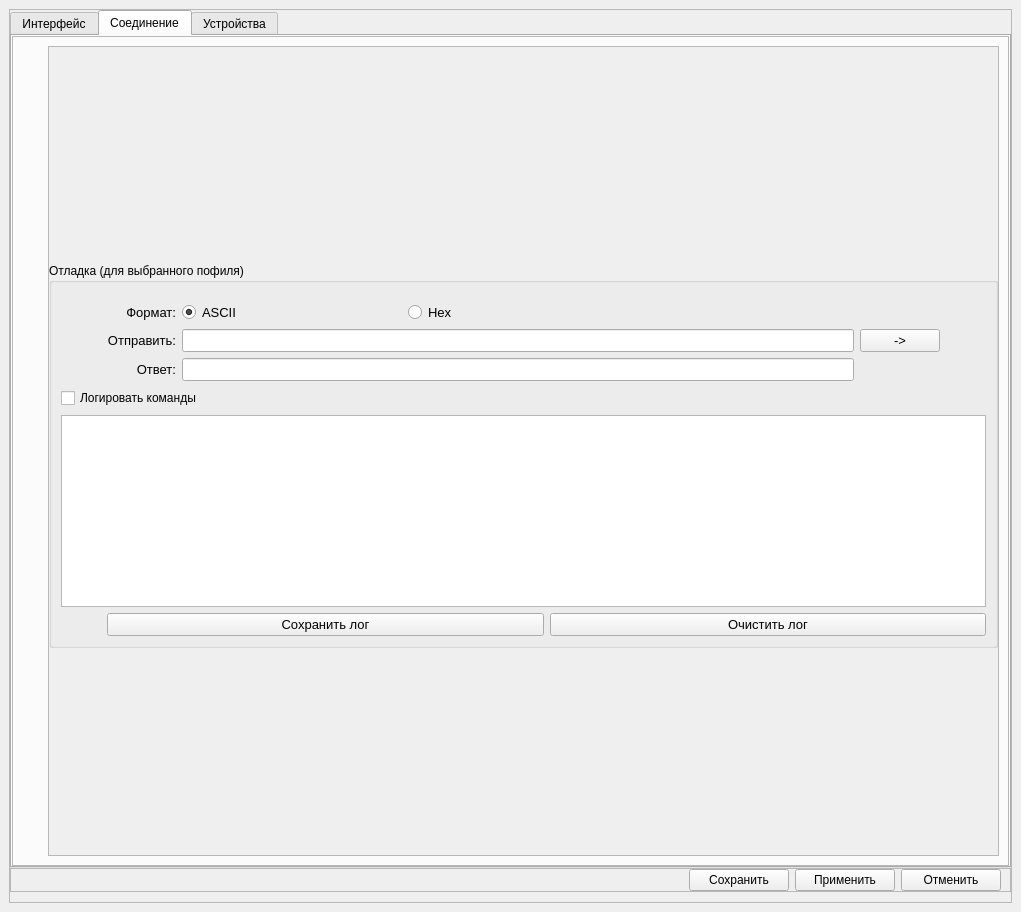
<?xml version="1.0" encoding="UTF-8"?>
<ui version="4.0">
 <class>setting_window</class>
 <widget class="QMainWindow" name="setting_window">
  <property name="geometry">
   <rect>
    <x>0</x>
    <y>0</y>
    <width>1021</width>
    <height>912</height>
   </rect>
  </property>
  <property name="windowTitle">
   <string>Настройки</string>
  </property>
  <property name="styleSheet">
   <string notr="true"/>
  </property>
  <widget class="QWidget" name="centralwidget">
   <property name="styleSheet">
    <string notr="true"/>
   </property>
   <layout class="QGridLayout" name="gridLayout">
    <item row="0" column="0" colspan="2">
     <widget class="QFrame" name="SettingsMain_frame">
      <property name="frameShape">
       <enum>QFrame::StyledPanel</enum>
      </property>
      <property name="frameShadow">
       <enum>QFrame::Raised</enum>
      </property>
      <layout class="QGridLayout" name="gridLayout_6">
       <property name="leftMargin">
        <number>0</number>
       </property>
       <property name="topMargin">
        <number>0</number>
       </property>
       <property name="rightMargin">
        <number>0</number>
       </property>
       <property name="bottomMargin">
        <number>10</number>
       </property>
       <property name="spacing">
        <number>0</number>
       </property>
       <item row="1" column="0">
        <widget class="QFrame" name="frame">
         <property name="frameShape">
          <enum>QFrame::StyledPanel</enum>
         </property>
         <property name="frameShadow">
          <enum>QFrame::Raised</enum>
         </property>
         <layout class="QGridLayout" name="gridLayout_16">
          <property name="topMargin">
           <number>0</number>
          </property>
          <property name="bottomMargin">
           <number>0</number>
          </property>
          <item row="0" column="3">
           <widget class="QPushButton" name="cancel_button">
            <property name="minimumSize">
             <size>
              <width>100</width>
              <height>22</height>
             </size>
            </property>
            <property name="maximumSize">
             <size>
              <width>100</width>
              <height>22</height>
             </size>
            </property>
            <property name="text">
             <string>Отменить</string>
            </property>
           </widget>
          </item>
          <item row="0" column="1">
           <widget class="QPushButton" name="save_button">
            <property name="minimumSize">
             <size>
              <width>100</width>
              <height>22</height>
             </size>
            </property>
            <property name="maximumSize">
             <size>
              <width>100</width>
              <height>22</height>
             </size>
            </property>
            <property name="text">
             <string>Сохранить</string>
            </property>
           </widget>
          </item>
          <item row="0" column="2">
           <widget class="QPushButton" name="apply_button">
            <property name="minimumSize">
             <size>
              <width>100</width>
              <height>22</height>
             </size>
            </property>
            <property name="maximumSize">
             <size>
              <width>100</width>
              <height>22</height>
             </size>
            </property>
            <property name="text">
             <string>Применить</string>
            </property>
           </widget>
          </item>
          <item row="0" column="0">
           <spacer name="horizontalSpacer">
            <property name="orientation">
             <enum>Qt::Horizontal</enum>
            </property>
            <property name="sizeHint" stdset="0">
             <size>
              <width>40</width>
              <height>20</height>
             </size>
            </property>
           </spacer>
          </item>
         </layout>
        </widget>
       </item>
       <item row="0" column="0" colspan="6">
        <widget class="QTabWidget" name="settings_tabWidget">
         <property name="styleSheet">
          <string notr="true"/>
         </property>
         <property name="currentIndex">
          <number>1</number>
         </property>
         <widget class="QWidget" name="interface_widget">
          <property name="accessibleName">
           <string/>
          </property>
          <attribute name="title">
           <string>Интерфейс</string>
          </attribute>
          <layout class="QGridLayout" name="gridLayout_5">
           <property name="leftMargin">
            <number>0</number>
           </property>
           <property name="topMargin">
            <number>0</number>
           </property>
           <property name="rightMargin">
            <number>0</number>
           </property>
           <property name="bottomMargin">
            <number>0</number>
           </property>
           <property name="spacing">
            <number>0</number>
           </property>
           <item row="0" column="0">
            <widget class="QFrame" name="interface_frame">
             <property name="styleSheet">
              <string notr="true"/>
             </property>
             <property name="frameShape">
              <enum>QFrame::StyledPanel</enum>
             </property>
             <property name="frameShadow">
              <enum>QFrame::Raised</enum>
             </property>
             <layout class="QGridLayout" name="gridLayout_11">
              <item row="0" column="0">
               <spacer name="verticalSpacer_5">
                <property name="orientation">
                 <enum>Qt::Vertical</enum>
                </property>
                <property name="sizeType">
                 <enum>QSizePolicy::Fixed</enum>
                </property>
                <property name="sizeHint" stdset="0">
                 <size>
                  <width>9</width>
                  <height>3</height>
                 </size>
                </property>
               </spacer>
              </item>
              <item row="1" column="0">
               <widget class="QGroupBox" name="groupBox_4">
                <property name="sizePolicy">
                 <sizepolicy hsizetype="Preferred" vsizetype="Preferred">
                  <horstretch>0</horstretch>
                  <verstretch>1</verstretch>
                 </sizepolicy>
                </property>
                <property name="styleSheet">
                 <string notr="true">QGroupBox { 
    border: none; 
    padding-top: 0px;
    margin-top: 0px;
}
QGroupBox::title {
    height: 0px;
    padding: 0px;
    margin: 0px;
}</string>
                </property>
                <property name="title">
                 <string/>
                </property>
                <layout class="QGridLayout" name="gridLayout_20">
                 <item row="0" column="0">
                  <widget class="QListWidget" name="listWidget"/>
                 </item>
                </layout>
               </widget>
              </item>
              <item row="2" column="0">
               <spacer name="verticalSpacer_6">
                <property name="orientation">
                 <enum>Qt::Vertical</enum>
                </property>
                <property name="sizeType">
                 <enum>QSizePolicy::Fixed</enum>
                </property>
                <property name="sizeHint" stdset="0">
                 <size>
                  <width>9</width>
                  <height>3</height>
                 </size>
                </property>
               </spacer>
              </item>
              <item row="0" column="1" rowspan="3">
               <widget class="QScrollArea" name="scrollArea_3">
                <property name="sizePolicy">
                 <sizepolicy hsizetype="Expanding" vsizetype="Expanding">
                  <horstretch>1</horstretch>
                  <verstretch>0</verstretch>
                 </sizepolicy>
                </property>
                <property name="styleSheet">
                 <string notr="true"/>
                </property>
                <property name="widgetResizable">
                 <bool>true</bool>
                </property>
                <widget class="QWidget" name="scrollAreaWidgetContents_3">
                 <property name="geometry">
                  <rect>
                   <x>0</x>
                   <y>0</y>
                   <width>693</width>
                   <height>810</height>
                  </rect>
                 </property>
                 <property name="styleSheet">
                  <string notr="true"/>
                 </property>
                 <layout class="QGridLayout" name="gridLayout_19">
                  <item row="0" column="0">
                   <widget class="QStackedWidget" name="stackedWidget">
                    <property name="styleSheet">
                     <string notr="true"/>
                    </property>
                   </widget>
                  </item>
                 </layout>
                </widget>
               </widget>
              </item>
             </layout>
            </widget>
           </item>
          </layout>
         </widget>
         <widget class="QWidget" name="connection_widget">
          <attribute name="title">
           <string>Соединение</string>
          </attribute>
          <layout class="QGridLayout" name="gridLayout_4">
           <property name="leftMargin">
            <number>0</number>
           </property>
           <property name="topMargin">
            <number>0</number>
           </property>
           <property name="rightMargin">
            <number>0</number>
           </property>
           <property name="bottomMargin">
            <number>0</number>
           </property>
           <property name="spacing">
            <number>0</number>
           </property>
           <item row="0" column="0">
            <widget class="QFrame" name="connection_frame">
             <property name="styleSheet">
              <string notr="true"/>
             </property>
             <property name="frameShape">
              <enum>QFrame::StyledPanel</enum>
             </property>
             <property name="frameShadow">
              <enum>QFrame::Raised</enum>
             </property>
             <layout class="QGridLayout" name="gridLayout_10">
              <item row="1" column="0">
               <widget class="QGroupBox" name="groupBox">
                <property name="styleSheet">
                 <string notr="true">QGroupBox { 
    border: none; 
    padding-top: 0px;
    margin-top: 0px;
}
QGroupBox::title {
    height: 0px;
    padding: 0px;
    margin: 0px;
}</string>
                </property>
                <property name="title">
                 <string notr="true"/>
                </property>
                <property name="flat">
                 <bool>true</bool>
                </property>
                <layout class="QGridLayout" name="gridLayout_18">
                 <property name="leftMargin">
                  <number>0</number>
                 </property>
                 <property name="topMargin">
                  <number>0</number>
                 </property>
                 <property name="rightMargin">
                  <number>0</number>
                 </property>
                 <property name="bottomMargin">
                  <number>0</number>
                 </property>
                 <property name="spacing">
                  <number>0</number>
                 </property>
                 <item row="0" column="0">
                  <widget class="QWidget" name="profile_listWidget" native="true">
                   <property name="minimumSize">
                    <size>
                     <width>0</width>
                     <height>0</height>
                    </size>
                   </property>
                   <property name="maximumSize">
                    <size>
                     <width>16777215</width>
                     <height>16777215</height>
                    </size>
                   </property>
                   <property name="styleSheet">
                    <string notr="true">background-color: rgba(255, 255, 255, 0);</string>
                   </property>
                  </widget>
                 </item>
                </layout>
               </widget>
              </item>
              <item row="0" column="0">
               <spacer name="verticalSpacer">
                <property name="orientation">
                 <enum>Qt::Vertical</enum>
                </property>
                <property name="sizeType">
                 <enum>QSizePolicy::Fixed</enum>
                </property>
                <property name="sizeHint" stdset="0">
                 <size>
                  <width>9</width>
                  <height>3</height>
                 </size>
                </property>
               </spacer>
              </item>
              <item row="2" column="0">
               <spacer name="verticalSpacer_2">
                <property name="orientation">
                 <enum>Qt::Vertical</enum>
                </property>
                <property name="sizeType">
                 <enum>QSizePolicy::Fixed</enum>
                </property>
                <property name="sizeHint" stdset="0">
                 <size>
                  <width>20</width>
                  <height>9</height>
                 </size>
                </property>
               </spacer>
              </item>
              <item row="0" column="1" rowspan="3">
               <widget class="QScrollArea" name="scrollArea_2">
                <property name="sizePolicy">
                 <sizepolicy hsizetype="Expanding" vsizetype="Expanding">
                  <horstretch>1</horstretch>
                  <verstretch>0</verstretch>
                 </sizepolicy>
                </property>
                <property name="widgetResizable">
                 <bool>true</bool>
                </property>
                <widget class="QWidget" name="scrollAreaWidgetContents_2">
                 <property name="geometry">
                  <rect>
                   <x>0</x>
                   <y>0</y>
                   <width>947</width>
                   <height>810</height>
                  </rect>
                 </property>
                 <layout class="QGridLayout" name="gridLayout_17">
                  <property name="leftMargin">
                   <number>0</number>
                  </property>
                  <property name="rightMargin">
                   <number>0</number>
                  </property>
                  <property name="bottomMargin">
                   <number>0</number>
                  </property>
                  <property name="spacing">
                   <number>0</number>
                  </property>
                  <item row="1" column="0">
                   <widget class="QGroupBox" name="groupBox_3">
                    <property name="title">
                     <string>Отладка (для выбранного пофиля)</string>
                    </property>
                    <layout class="QGridLayout" name="gridLayout_14">
                     <item row="1" column="1">
                      <widget class="QPushButton" name="pushButton_5">
                       <property name="sizePolicy">
                        <sizepolicy hsizetype="Minimum" vsizetype="Expanding">
                         <horstretch>1</horstretch>
                         <verstretch>1</verstretch>
                        </sizepolicy>
                       </property>
                       <property name="minimumSize">
                        <size>
                         <width>0</width>
                         <height>0</height>
                        </size>
                       </property>
                       <property name="maximumSize">
                        <size>
                         <width>16777215</width>
                         <height>5555555</height>
                        </size>
                       </property>
                       <property name="font">
                        <font>
                         <pointsize>10</pointsize>
                        </font>
                       </property>
                       <property name="text">
                        <string>Сохранить лог</string>
                       </property>
                      </widget>
                     </item>
                     <item row="1" column="0">
                      <spacer name="horizontalSpacer_5">
                       <property name="orientation">
                        <enum>Qt::Horizontal</enum>
                       </property>
                       <property name="sizeHint" stdset="0">
                        <size>
                         <width>40</width>
                         <height>20</height>
                        </size>
                       </property>
                      </spacer>
                     </item>
                     <item row="1" column="2">
                      <widget class="QPushButton" name="pushButton_4">
                       <property name="sizePolicy">
                        <sizepolicy hsizetype="Minimum" vsizetype="Expanding">
                         <horstretch>1</horstretch>
                         <verstretch>1</verstretch>
                        </sizepolicy>
                       </property>
                       <property name="minimumSize">
                        <size>
                         <width>0</width>
                         <height>0</height>
                        </size>
                       </property>
                       <property name="maximumSize">
                        <size>
                         <width>16777215</width>
                         <height>5555555</height>
                        </size>
                       </property>
                       <property name="font">
                        <font>
                         <pointsize>10</pointsize>
                        </font>
                       </property>
                       <property name="text">
                        <string>Очистить лог</string>
                       </property>
                      </widget>
                     </item>
                     <item row="0" column="0" colspan="3">
                      <layout class="QGridLayout" name="gridLayout_15">
                       <property name="topMargin">
                        <number>10</number>
                       </property>
                       <item row="1" column="6">
                        <spacer name="horizontalSpacer_2">
                         <property name="orientation">
                          <enum>Qt::Horizontal</enum>
                         </property>
                         <property name="sizeHint" stdset="0">
                          <size>
                           <width>40</width>
                           <height>20</height>
                          </size>
                         </property>
                        </spacer>
                       </item>
                       <item row="1" column="0">
                        <spacer name="horizontalSpacer_3">
                         <property name="orientation">
                          <enum>Qt::Horizontal</enum>
                         </property>
                         <property name="sizeHint" stdset="0">
                          <size>
                           <width>40</width>
                           <height>20</height>
                          </size>
                         </property>
                        </spacer>
                       </item>
                       <item row="0" column="1">
                        <widget class="QLabel" name="label">
                         <property name="font">
                          <font>
                           <pointsize>10</pointsize>
                          </font>
                         </property>
                         <property name="text">
                          <string>Формат:</string>
                         </property>
                         <property name="alignment">
                          <set>Qt::AlignRight|Qt::AlignTrailing|Qt::AlignVCenter</set>
                         </property>
                        </widget>
                       </item>
                       <item row="0" column="2">
                        <widget class="QRadioButton" name="radioButton">
                         <property name="font">
                          <font>
                           <pointsize>10</pointsize>
                          </font>
                         </property>
                         <property name="acceptDrops">
                          <bool>false</bool>
                         </property>
                         <property name="autoFillBackground">
                          <bool>false</bool>
                         </property>
                         <property name="text">
                          <string>ASCII</string>
                         </property>
                         <property name="checked">
                          <bool>true</bool>
                         </property>
                         <property name="autoRepeat">
                          <bool>false</bool>
                         </property>
                        </widget>
                       </item>
                       <item row="3" column="0" colspan="6">
                        <widget class="QCheckBox" name="checkBox">
                         <property name="minimumSize">
                          <size>
                           <width>0</width>
                           <height>22</height>
                          </size>
                         </property>
                         <property name="maximumSize">
                          <size>
                           <width>16777215</width>
                           <height>22</height>
                          </size>
                         </property>
                         <property name="text">
                          <string>Логировать команды</string>
                         </property>
                        </widget>
                       </item>
                       <item row="0" column="3">
                        <widget class="QRadioButton" name="radioButton_2">
                         <property name="font">
                          <font>
                           <pointsize>10</pointsize>
                          </font>
                         </property>
                         <property name="text">
                          <string>Hex</string>
                         </property>
                        </widget>
                       </item>
                       <item row="0" column="4">
                        <spacer name="horizontalSpacer_4">
                         <property name="orientation">
                          <enum>Qt::Horizontal</enum>
                         </property>
                         <property name="sizeHint" stdset="0">
                          <size>
                           <width>40</width>
                           <height>20</height>
                          </size>
                         </property>
                        </spacer>
                       </item>
                       <item row="2" column="2" colspan="3">
                        <widget class="QLineEdit" name="lineEdit_2">
                         <property name="sizePolicy">
                          <sizepolicy hsizetype="Expanding" vsizetype="Fixed">
                           <horstretch>1</horstretch>
                           <verstretch>1</verstretch>
                          </sizepolicy>
                         </property>
                         <property name="minimumSize">
                          <size>
                           <width>0</width>
                           <height>0</height>
                          </size>
                         </property>
                         <property name="maximumSize">
                          <size>
                           <width>16777215</width>
                           <height>16777215</height>
                          </size>
                         </property>
                         <property name="font">
                          <font>
                           <pointsize>10</pointsize>
                          </font>
                         </property>
                         <property name="alignment">
                          <set>Qt::AlignCenter</set>
                         </property>
                         <property name="readOnly">
                          <bool>false</bool>
                         </property>
                        </widget>
                       </item>
                       <item row="1" column="2" colspan="3">
                        <widget class="QLineEdit" name="lineEdit">
                         <property name="sizePolicy">
                          <sizepolicy hsizetype="Expanding" vsizetype="Fixed">
                           <horstretch>1</horstretch>
                           <verstretch>1</verstretch>
                          </sizepolicy>
                         </property>
                         <property name="minimumSize">
                          <size>
                           <width>0</width>
                           <height>0</height>
                          </size>
                         </property>
                         <property name="maximumSize">
                          <size>
                           <width>16777215</width>
                           <height>16777215</height>
                          </size>
                         </property>
                         <property name="font">
                          <font>
                           <pointsize>10</pointsize>
                          </font>
                         </property>
                         <property name="alignment">
                          <set>Qt::AlignCenter</set>
                         </property>
                        </widget>
                       </item>
                       <item row="1" column="1">
                        <widget class="QLabel" name="label_2">
                         <property name="font">
                          <font>
                           <pointsize>10</pointsize>
                          </font>
                         </property>
                         <property name="text">
                          <string>Отправить:</string>
                         </property>
                         <property name="alignment">
                          <set>Qt::AlignRight|Qt::AlignTrailing|Qt::AlignVCenter</set>
                         </property>
                        </widget>
                       </item>
                       <item row="1" column="5">
                        <widget class="QPushButton" name="pushButton_3">
                         <property name="sizePolicy">
                          <sizepolicy hsizetype="Minimum" vsizetype="Fixed">
                           <horstretch>0</horstretch>
                           <verstretch>1</verstretch>
                          </sizepolicy>
                         </property>
                         <property name="minimumSize">
                          <size>
                           <width>50</width>
                           <height>0</height>
                          </size>
                         </property>
                         <property name="maximumSize">
                          <size>
                           <width>16777215</width>
                           <height>16777215</height>
                          </size>
                         </property>
                         <property name="font">
                          <font>
                           <pointsize>10</pointsize>
                          </font>
                         </property>
                         <property name="text">
                          <string>-&gt;</string>
                         </property>
                        </widget>
                       </item>
                       <item row="2" column="1">
                        <widget class="QLabel" name="label_3">
                         <property name="font">
                          <font>
                           <pointsize>10</pointsize>
                          </font>
                         </property>
                         <property name="text">
                          <string>Ответ:</string>
                         </property>
                         <property name="alignment">
                          <set>Qt::AlignRight|Qt::AlignTrailing|Qt::AlignVCenter</set>
                         </property>
                        </widget>
                       </item>
                       <item row="4" column="0" colspan="7">
                        <widget class="QListWidget" name="log_ListWidget"/>
                       </item>
                      </layout>
                     </item>
                    </layout>
                   </widget>
                  </item>
                  <item row="0" column="0">
                   <widget class="QStackedWidget" name="stackedWidget_3">
                    <property name="sizePolicy">
                     <sizepolicy hsizetype="Minimum" vsizetype="Minimum">
                      <horstretch>0</horstretch>
                      <verstretch>0</verstretch>
                     </sizepolicy>
                    </property>
                    <property name="currentIndex">
                     <number>0</number>
                    </property>
                    <widget class="QWidget" name="page_3">
                     <layout class="QGridLayout" name="gridLayout_13"/>
                    </widget>
                   </widget>
                  </item>
                  <item row="2" column="0">
                   <spacer name="verticalSpacer_8">
                    <property name="orientation">
                     <enum>Qt::Vertical</enum>
                    </property>
                    <property name="sizeHint" stdset="0">
                     <size>
                      <width>20</width>
                      <height>40</height>
                     </size>
                    </property>
                   </spacer>
                  </item>
                 </layout>
                </widget>
               </widget>
              </item>
             </layout>
            </widget>
           </item>
          </layout>
         </widget>
         <widget class="QWidget" name="device_widget">
          <attribute name="title">
           <string>Устройства</string>
          </attribute>
          <layout class="QGridLayout" name="gridLayout_3">
           <property name="leftMargin">
            <number>0</number>
           </property>
           <property name="topMargin">
            <number>0</number>
           </property>
           <property name="rightMargin">
            <number>0</number>
           </property>
           <property name="bottomMargin">
            <number>0</number>
           </property>
           <property name="spacing">
            <number>0</number>
           </property>
           <item row="0" column="0">
            <widget class="QFrame" name="device_frame">
             <property name="styleSheet">
              <string notr="true"/>
             </property>
             <property name="frameShape">
              <enum>QFrame::StyledPanel</enum>
             </property>
             <property name="frameShadow">
              <enum>QFrame::Raised</enum>
             </property>
             <layout class="QGridLayout" name="gridLayout_7">
              <item row="1" column="0">
               <widget class="QGroupBox" name="groupBox_2">
                <property name="styleSheet">
                 <string notr="true">QGroupBox { 
    border: none; 
    padding-top: 0px;
    margin-top: 0px;
}
QGroupBox::title {
    height: 0px;
    padding: 0px;
    margin: 0px;
}</string>
                </property>
                <property name="title">
                 <string/>
                </property>
                <property name="flat">
                 <bool>true</bool>
                </property>
                <layout class="QGridLayout" name="gridLayout_12">
                 <property name="leftMargin">
                  <number>0</number>
                 </property>
                 <property name="topMargin">
                  <number>0</number>
                 </property>
                 <property name="rightMargin">
                  <number>0</number>
                 </property>
                 <property name="bottomMargin">
                  <number>0</number>
                 </property>
                 <property name="spacing">
                  <number>0</number>
                 </property>
                 <item row="0" column="0">
                  <widget class="QWidget" name="device_listWidget" native="true">
                   <property name="styleSheet">
                    <string notr="true">background-color: rgba(255, 255, 255, 0);</string>
                   </property>
                  </widget>
                 </item>
                </layout>
               </widget>
              </item>
              <item row="0" column="0">
               <spacer name="verticalSpacer_3">
                <property name="orientation">
                 <enum>Qt::Vertical</enum>
                </property>
                <property name="sizeType">
                 <enum>QSizePolicy::Fixed</enum>
                </property>
                <property name="sizeHint" stdset="0">
                 <size>
                  <width>20</width>
                  <height>3</height>
                 </size>
                </property>
               </spacer>
              </item>
              <item row="2" column="0">
               <spacer name="verticalSpacer_4">
                <property name="orientation">
                 <enum>Qt::Vertical</enum>
                </property>
                <property name="sizeType">
                 <enum>QSizePolicy::Fixed</enum>
                </property>
                <property name="sizeHint" stdset="0">
                 <size>
                  <width>20</width>
                  <height>9</height>
                 </size>
                </property>
               </spacer>
              </item>
              <item row="0" column="1" rowspan="3">
               <widget class="QScrollArea" name="scrollArea">
                <property name="sizePolicy">
                 <sizepolicy hsizetype="Expanding" vsizetype="Expanding">
                  <horstretch>1</horstretch>
                  <verstretch>0</verstretch>
                 </sizepolicy>
                </property>
                <property name="widgetResizable">
                 <bool>true</bool>
                </property>
                <widget class="QWidget" name="scrollAreaWidgetContents">
                 <property name="geometry">
                  <rect>
                   <x>0</x>
                   <y>0</y>
                   <width>947</width>
                   <height>810</height>
                  </rect>
                 </property>
                 <layout class="QGridLayout" name="gridLayout_9">
                  <property name="leftMargin">
                   <number>0</number>
                  </property>
                  <property name="topMargin">
                   <number>0</number>
                  </property>
                  <property name="rightMargin">
                   <number>0</number>
                  </property>
                  <property name="bottomMargin">
                   <number>0</number>
                  </property>
                  <property name="spacing">
                   <number>0</number>
                  </property>
                  <item row="0" column="0">
                   <widget class="QStackedWidget" name="stackedWidget_2">
                    <property name="sizePolicy">
                     <sizepolicy hsizetype="Expanding" vsizetype="Expanding">
                      <horstretch>1</horstretch>
                      <verstretch>0</verstretch>
                     </sizepolicy>
                    </property>
                   </widget>
                  </item>
                 </layout>
                </widget>
               </widget>
              </item>
             </layout>
            </widget>
           </item>
          </layout>
         </widget>
        </widget>
       </item>
      </layout>
     </widget>
    </item>
   </layout>
  </widget>
 </widget>
 <resources/>
 <connections/>
</ui>
